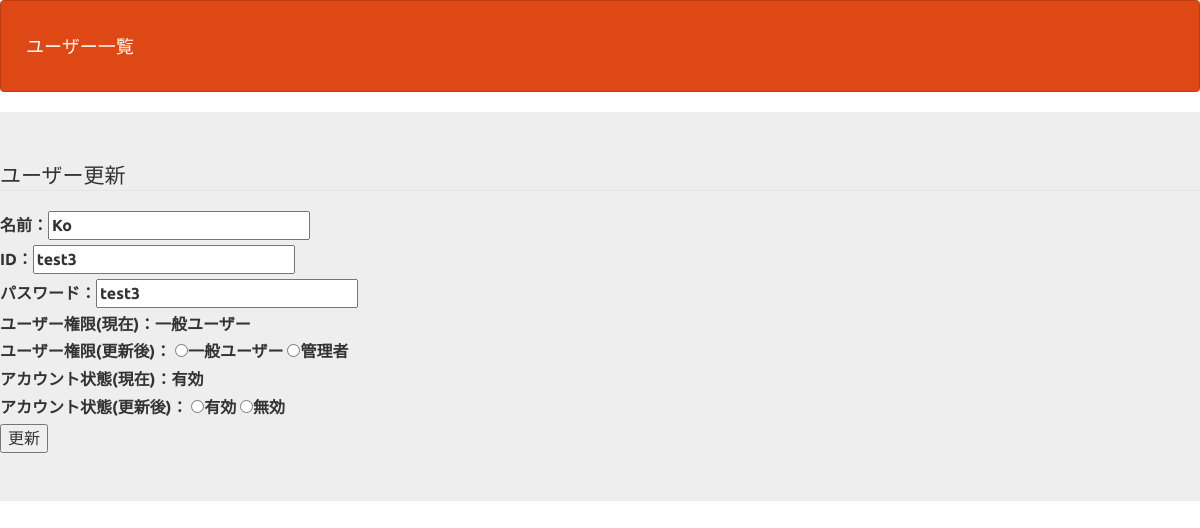
Screenshot of /bm_update_view_user.php?id=3 with the database file from the repository.
### tables this page shows
CREATE TABLE `gs_user_table` (
  `id` int(12) NOT NULL,
  `name` varchar(64) NOT NULL,
  `lid` varchar(128) NOT NULL,
  `lpw` varchar(64) NOT NULL,
  `kanri_flg` int(1) NOT NULL,
  `life_flg` int(1) NOT NULL
);

### bm_update_view_user.php (the view, shortened to what this page needs)
<?php
$pdo = db_conn();
$id = $_GET['id'];
$stmt = $pdo->prepare("SELECT * FROM gs_user_table WHERE id =" .$id.";");
$status = $stmt->execute();
if ($status == false) {
    sql_error($status);
} else {
    $row = $stmt->fetch();
}
if ($row['kanri_flg'] == 0) {
  $k_flg = '一般ユーザー';
} else {
  $k_flg = '管理者';
}
if ($row['life_flg'] == 0) {
  $l_flg = '有効';
} else {
  $l_flg = '無効';
}
?>
<!DOCTYPE html>
<html lang="ja">
<head>
  <link href="css/bootstrap.min.css" rel="stylesheet">
</head>
<body>
<header>
  <nav class="navbar navbar-default">
    <div class="container-fluid">
    <div class="navbar-header"><a class="navbar-brand" href="select_user.php">ユーザー一覧</a></div>
    </div>
  </nav>
</header>
<form method="POST" action="bm_update_user.php">
  <div class="jumbotron">
   <fieldset>
    <legend>ユーザー更新</legend>
     <label>名前：<input type="text" name="name" value="<?= $row['name'] ?>"></label><br>
     <label>ID：<input type="text" name="lid" value="<?= $row['lid'] ?>"></label><br>
     <label>パスワード：<input type="text" name="lpw" value="<?= $row['lpw'] ?>"></label><br>
     <label>ユーザー権限(現在)：<?= $k_flg?></label><br>
     <label>ユーザー権限(更新後)：
     <input type="radio" name="kanri_flg" value=0>一般ユーザー
     <input type="radio" name="kanri_flg" value=1>管理者
     </label><br>
     <label>アカウント状態(現在)：<?= $l_flg?></label><br>
     <label>アカウント状態(更新後)：
     <input type="radio" name="life_flg" value=0>有効
     <input type="radio" name="life_flg" value=1>無効
     </label><br>
     <input type="submit" value="更新">
    </fieldset>
  </div>
</form>
</body>
</html>

### bm_update_view_user.php (style rules this page uses)
div { padding: 10px;font-size:16px; }

### rows the page displays
gs_user_table: name "Ko", lid "test3", lpw "test3", kanri_flg "一般ユーザー", life_flg "有効"
